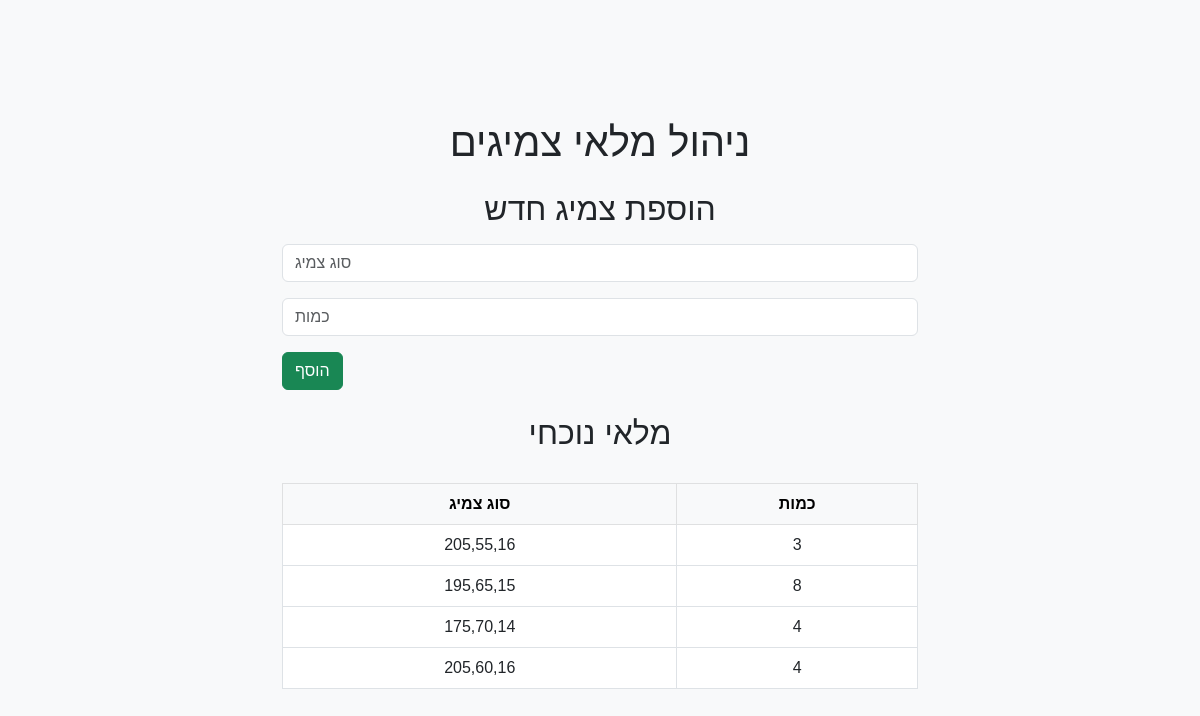
The page /inventory (signed in) on the database its author committed.
### tables this page shows
CREATE TABLE inventory (
    id INTEGER PRIMARY KEY AUTOINCREMENT,
    tire_type TEXT NOT NULL,
    quantity INTEGER NOT NULL
);

### app.py (the view, shortened to what this page needs)
@app.route('/inventory', methods=['GET', 'POST'])
def inventory():
    if 'role' not in session or session['role'] != 'manager':
        return redirect('/')
    message = ''
    conn = sqlite3.connect('database.db')
    c = conn.cursor()
    c.execute("SELECT tire_type, quantity FROM inventory")
    inventory = c.fetchall()
    conn.close()
    return render_template('inventory.html', inventory=inventory, message=message)

### templates/inventory.html (shortened to what this page needs)
{% extends "base.html" %}
{% block content %}
<div class="container mt-5">
    <h1 class="text-center mb-4">ניהול מלאי צמיגים</h1>
    <h2 class="mb-3">הוספת צמיג חדש</h2>
    <form method="POST" class="mb-4">
        <div class="mb-3">
            <input type="text" name="tire_type" class="form-control" placeholder="סוג צמיג">
        </div>
        <div class="mb-3">
            <input type="number" name="quantity" class="form-control" placeholder="כמות">
        </div>
        <button type="submit" class="btn btn-success">הוסף</button>
    </form>
    <h2 class="mt-4">מלאי נוכחי</h2>
    <table class="table table-bordered text-center">
        <thead class="table-light">
            <tr>
                <th>סוג צמיג</th>
                <th>כמות</th>
            </tr>
        </thead>
        <tbody>
            {% for item in inventory %}
            <tr>
                <td>{{ item[0] }}</td>
                <td>{{ item[1] }}</td>
            </tr>
            {% endfor %}
        </tbody>
    </table>
</div>
{% endblock %}

### templates/base.html (style rules this page uses)
body { background-color: #f8f9fa; font-family: Arial, sans-serif; }
h1, h2 { text-align: center; margin-bottom: 30px; }

### rows shown on the page
inventory: tire_type "205,55,16", quantity "3"
inventory: tire_type "195,65,15", quantity "8"
inventory: tire_type "175,70,14", quantity "4"
inventory: tire_type "205,60,16", quantity "4"
